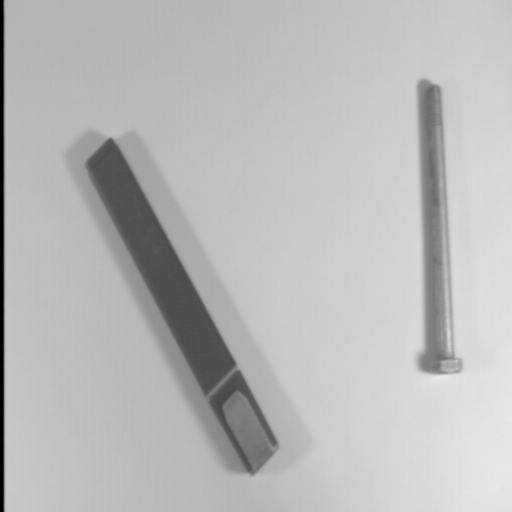
%> input picture clase7/and1.png, 512 x 512 px
$ octave clase_7.m   (GNU Octave 9; MATLAB toolbox functions it lacks are replaced by stand-ins)
%> lines starting %> are read from the running program, lines starting %| are printed output that depends on the picture; in (x1, y1, x2, y2) boxes, pixels count from 0 and x2, y2 are one past the last pixel; in counts of white or black regions, pixels touching at a corner belong together; the program's own positions count from 1
close all
clear
clc

%% problem en las imagenes and.npg y and.npg, detectar la ROI que no se mueve en el par de imagenes.

a = imread('and1.png');
%> a is the input picture: size 512x512x3 uint8; min 1, max 233, mean 185.9
a = rgb2gray(a);
%> a: size 512x512 uint8
b = imread('and2.png');
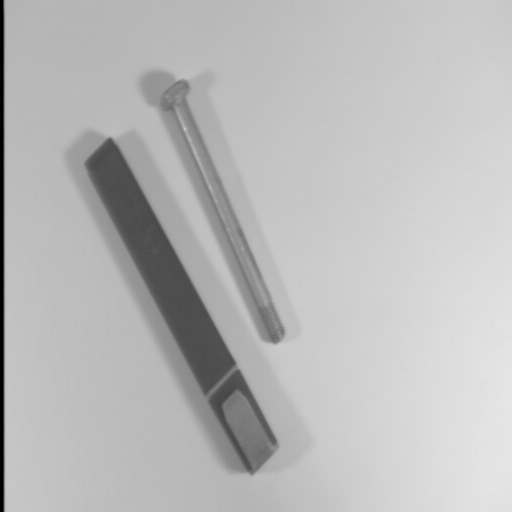
%> input picture clase7/and2.png, 512 x 512 px
%> b is the input picture: size 512x512x3 uint8; min 1, max 231, mean 185.8
b = rgb2gray(b);
%> b: size 512x512 uint8

%r = a - b;
%para explorar operaciones logicas las imagenes deben ser binarias. Más aun
%las imagenes deben ser booleanas: valores 0 y 1
%thr = 100;
a_bin = ~imbinarize(a); % Método de Otsu para umbralizar la imagen.
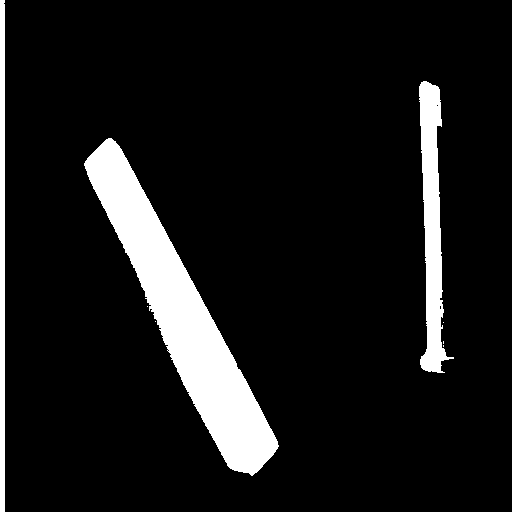
%> a_bin: size 512x512 logical; 9.6% white; 8 white regions (5 under 20 px), largest, box (x1, y1, x2, y2) and area: (84, 138, 279, 476) 17764, (419, 81, 454, 373) 4958, (0, 0, 5, 512) 2559
b_bin = ~imbinarize(b);
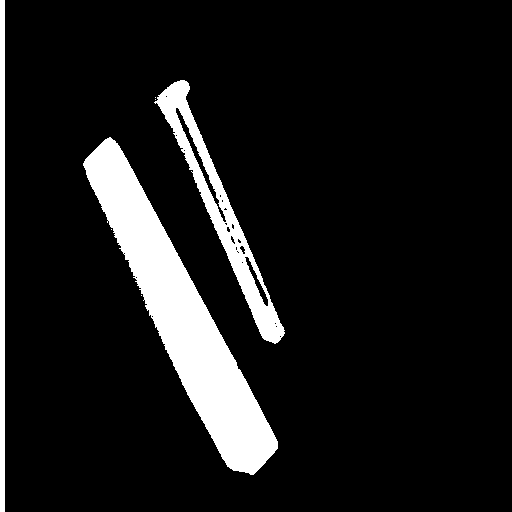
%> b_bin: size 512x512 logical; 10.2% white; 7 white regions (4 under 20 px), largest, box (x1, y1, x2, y2) and area: (83, 137, 278, 475) 18352, (154, 80, 285, 344) 5900, (0, 0, 5, 512) 2560

c_bin = a_bin & b_bin;
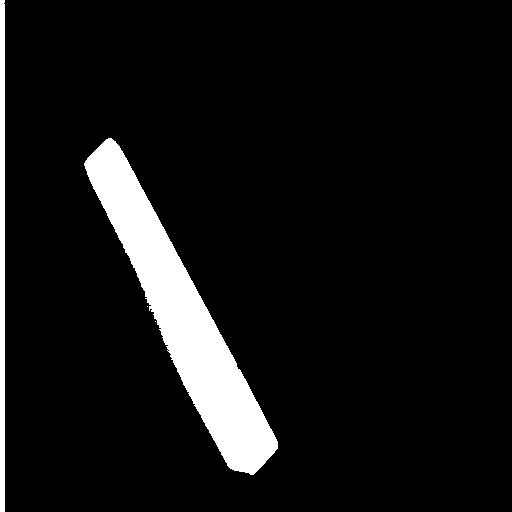
%> c_bin: size 512x512 logical; 7.7% white; 4 white regions (2 under 20 px), largest, box (x1, y1, x2, y2) and area: (84, 138, 278, 475) 17734, (0, 0, 5, 512) 2559
c_bin = bwareaopen(c_bin,10000);
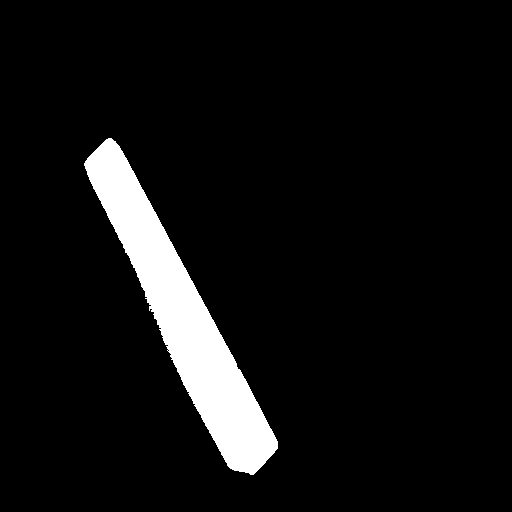
%> c_bin: size 512x512 logical; 6.8% white; 1 white region, box (x1, y1, x2, y2) and area: (84, 138, 278, 475) 17734

 % [7 lines of commented-out code are left out]

 d_bin = (a_bin | b_bin) - c_bin;
%> d_bin: size 512x512 double; values 0 (black) and 1 (white), 5.4% white; 63 white regions (55 under 20 px), largest, box (x1, y1, x2, y2) and area: (154, 80, 285, 344) 5900, (419, 81, 454, 373) 4958, (0, 0, 5, 512) 2560
 d_bin = bwareaopen(d_bin,1000);
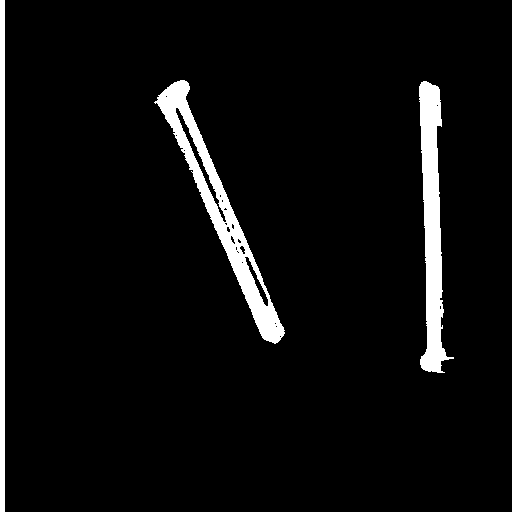
%> d_bin: size 512x512 logical; 5.1% white; 3 white regions, box (x1, y1, x2, y2) and area: (154, 80, 285, 344) 5900, (419, 81, 454, 373) 4958, (0, 0, 5, 512) 2560

 % problema 2: en un imagen, dejar los píxeles de la ROI que no se mivío,
 % sin cambios. los restantes deben quedar igual a cero;

 e_bin = a.*uint8(c_bin);
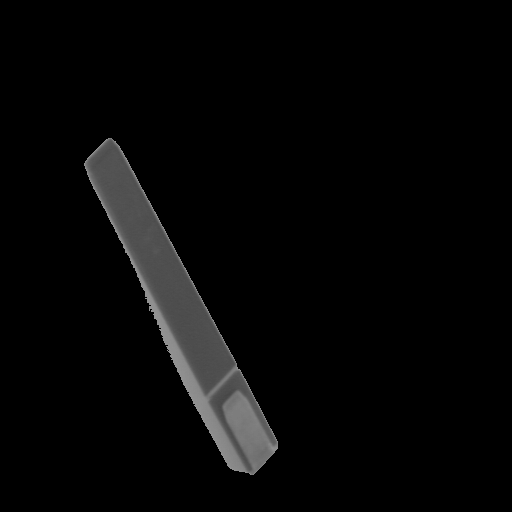
%> e_bin: size 512x512 uint8; min 0, max 145, mean 6.6

    figure,subplot(1,5,1),colormap('gray'),imagesc(a_bin);axis('image');
           subplot(1,5,2),colormap('gray'),imagesc(b_bin);axis('image');
           subplot(1,5,3),colormap('gray'),imagesc(c_bin);axis('image');
           subplot(1,5,4),colormap('gray'),imagesc(d_bin);axis('image');
           subplot(1,5,5),imshow(e_bin);
